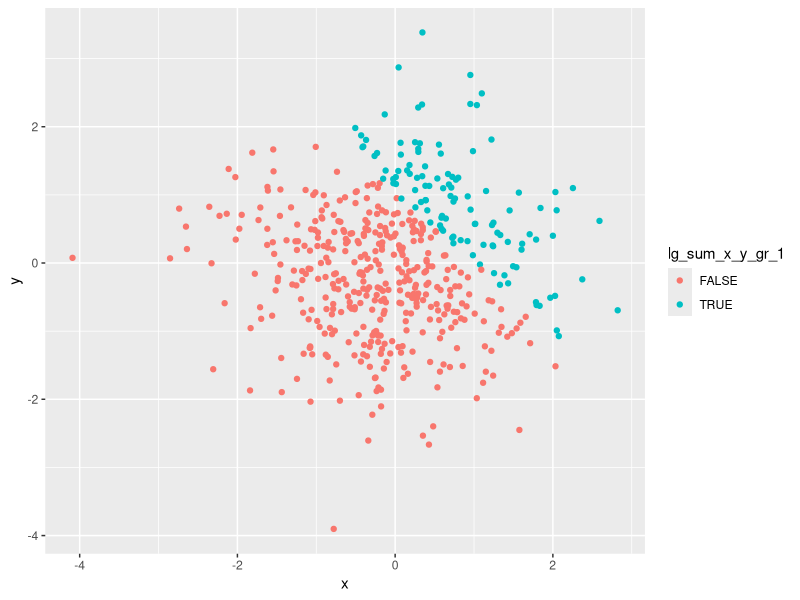
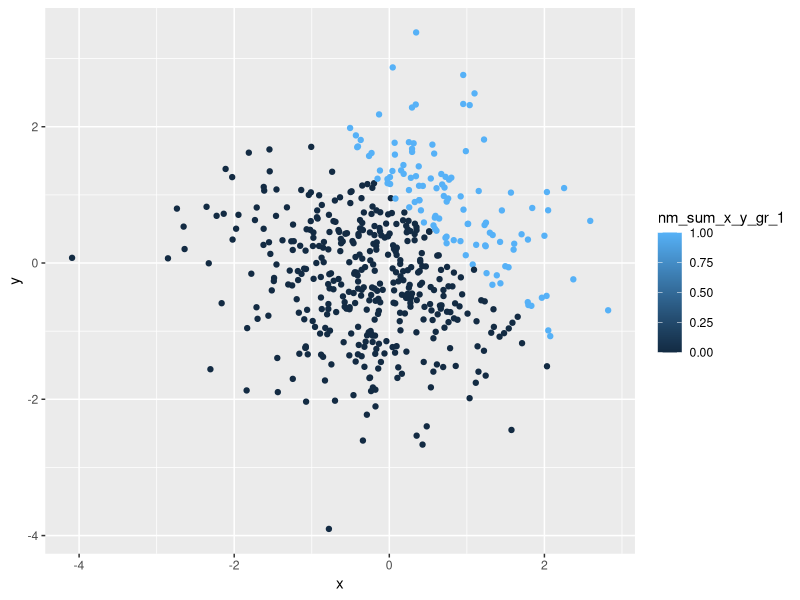
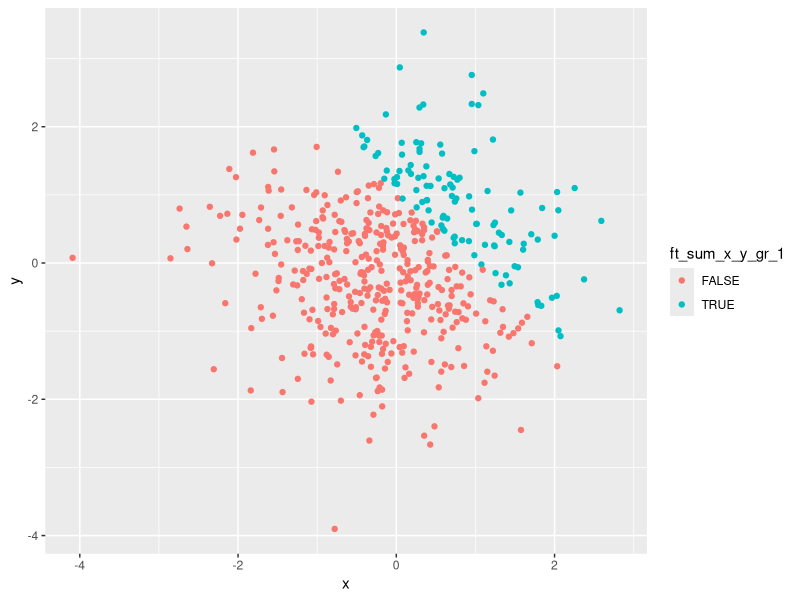
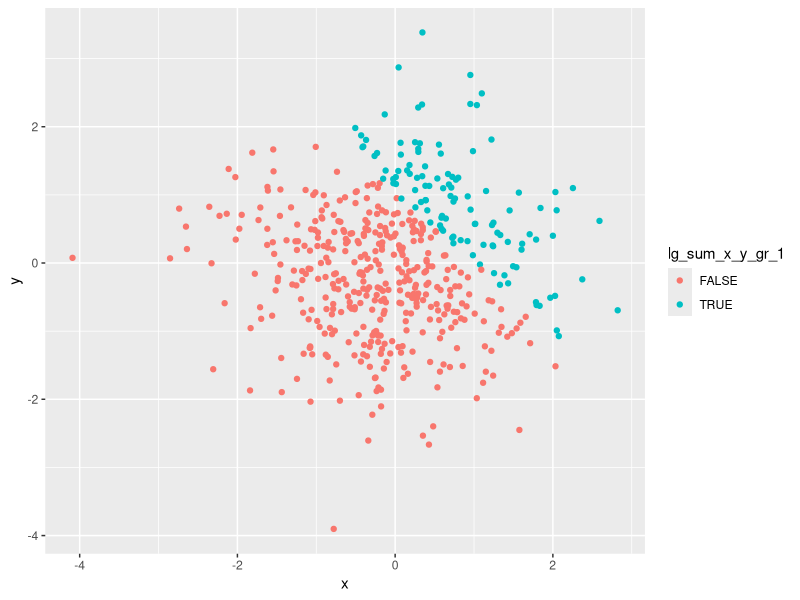

The R script that drew these images, in order:
## ---- chunk 1
knitr::opts_chunk$set(echo = TRUE)

library(tidyverse)
## ---- chunk 2

# create data frame
df_problem_1 = tibble(
  nm_random_sample = rnorm(8),
  lg_sample_gr_0 = as.logical(nm_random_sample > 0),
  ch_vector = as.character(1:8),
  ft_vector = factor(
    rep(c("high", "medium", "low"), length.out = 8),
    levels = c("low", "medium", "high")
  )
)

# take mean of each column
df_problem_1 %>% 
  map_df(mean)

## ---- chunk 3

# map as.numeric function to the logical, character, and factor variables
df_problem_1 %>% 
  select(-c(nm_random_sample)) %>% 
  map_df(as.numeric)

## ---- chunk 4

# (a)
# convert the logical vector to numeric 
nm_converted_vector = df_problem_1 %>% 
  pull(lg_sample_gr_0) %>% 
  as.numeric() 

# pull the random sample
nm_random_sample = df_problem_1 %>% 
  pull(nm_random_sample)

# multiply the random sample by the result
nm_converted_vector * nm_random_sample


# (b)
# convert the logical vector to a factor
ft_converted_vector = df_problem_1 %>% 
  pull(lg_sample_gr_0) %>% 
  factor(levels = c(FALSE, TRUE)) 

# multiply the random sample by the result
ft_converted_vector * nm_random_sample


# (C)
# convert the logical vector to a factor and then convert the result to numeric
nm_reconverted_vector = ft_converted_vector %>% 
  as.numeric()

# multiply the random sample by the result
nm_reconverted_vector * nm_random_sample

## ---- chunk 5

df_problem_2 = tibble(
  x = rnorm(500),
  y = rnorm(500),
  lg_sum_x_y_gr_1 = as.logical(x + y > 1),
  nm_sum_x_y_gr_1 = as.numeric(lg_sum_x_y_gr_1),
  ft_sum_x_y_gr_1 = factor(lg_sum_x_y_gr_1, levels = c(FALSE, TRUE))
)

## ---- chunk 6

# scatterplot colored by logical vector
ggplot(df_problem_2, aes(x = x, y = y, color = lg_sum_x_y_gr_1)) +
  geom_point()

# save plot above
ggsave(filename = "scatterplot_by_lg_indicator.pdf")

## ---- chunk 7

# scatterplot colored by numeric vector
ggplot(df_problem_2, aes(x = x, y = y, color = nm_sum_x_y_gr_1)) +
  geom_point()

## ---- chunk 8

# scatterplot colored by factor vector
ggplot(df_problem_2, aes(x = x, y = y, color = ft_sum_x_y_gr_1)) +
  geom_point()

